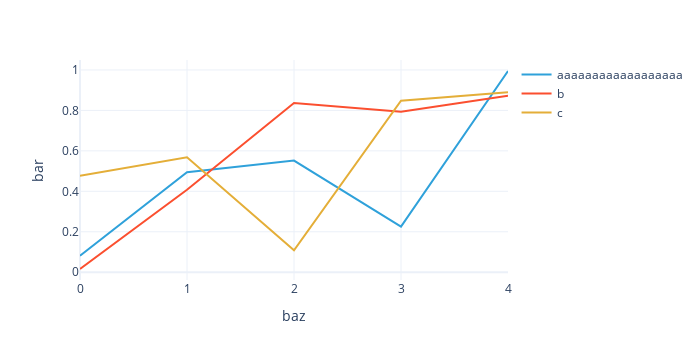

The cell this chart's notebook holds for it:
### Code cell
#|hide
plotly_dataarray(U3.array)

### Figure 1 — Plotly figure (JSON) as saved in the notebook; plotly's stock layout.template omitted (floating-point values rounded to 4 significant figures)
{"data": [{"hovertemplate": "foo=aaaaaaaaaaaaaaaaaa<br>baz=%{x}<br>bar=%{y}<extra></extra>", "legendgroup": "aaaaaaaaaaaaaaaaaa", "line": {"color": "#2fa1da", "dash": "solid"}, "marker": {"symbol": "circle"}, "mode": "lines", "name": "aaaaaaaaaaaaaaaaaa", "orientation": "v", "showlegend": true, "type": "scatter", "x": [0, 1, 2, 3, 4], "xaxis": "x", "y": [0.08115, 0.4943, 0.5522, 0.2252, 0.9948], "yaxis": "y"}, {"hovertemplate": "foo=b<br>baz=%{x}<br>bar=%{y}<extra></extra>", "legendgroup": "b", "line": {"color": "#fb4f2f", "dash": "solid"}, "marker": {"symbol": "circle"}, "mode": "lines", "name": "b", "orientation": "v", "showlegend": true, "type": "scatter", "x": [0, 1, 2, 3, 4], "xaxis": "x", "y": [0.01581, 0.4074, 0.8366, 0.793, 0.8729], "yaxis": "y"}, {"hovertemplate": "foo=c<br>baz=%{x}<br>bar=%{y}<extra></extra>", "legendgroup": "c", "line": {"color": "#e4ae38", "dash": "solid"}, "marker": {"symbol": "circle"}, "mode": "lines", "name": "c", "orientation": "v", "showlegend": true, "type": "scatter", "x": [0, 1, 2, 3, 4], "xaxis": "x", "y": [0.4772, 0.5682, 0.1087, 0.8478, 0.8899], "yaxis": "y"}], "layout": {"height": 360, "legend": {"title": {}, "tracegroupgap": 0}, "margin": {"t": 60}, "width": 700, "xaxis": {"anchor": "y", "autorange": true, "domain": [0, 1], "range": [0, 4], "title": {"text": "baz"}, "type": "linear"}, "yaxis": {"anchor": "x", "autorange": true, "domain": [0, 1], "range": [-0.03858, 1.049], "title": {"text": "bar"}, "type": "linear"}}}
